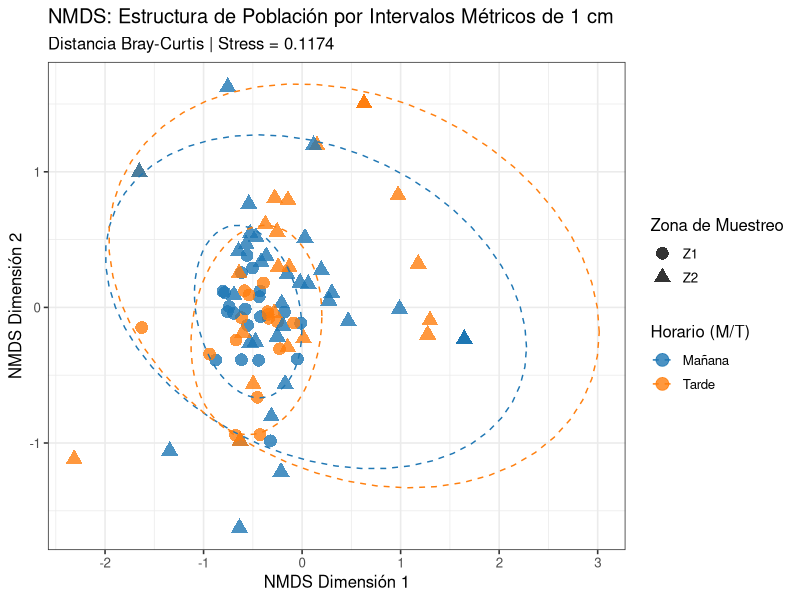
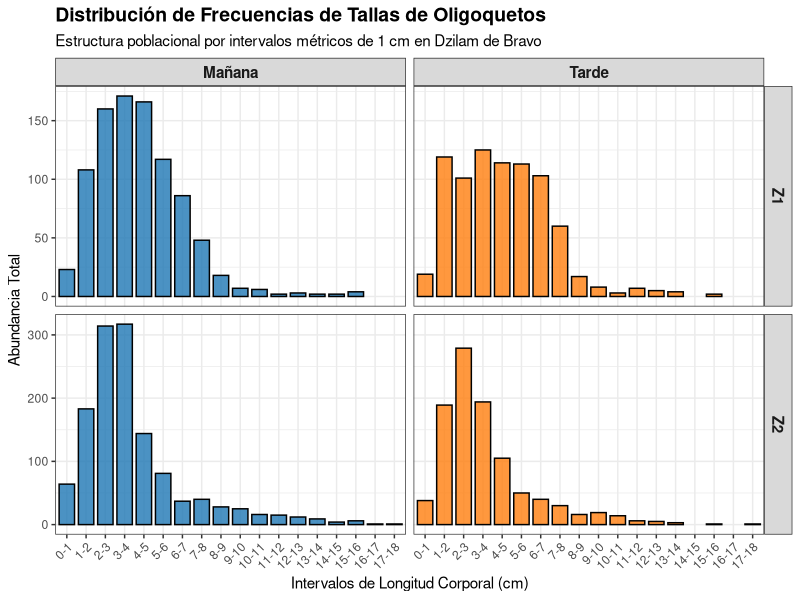
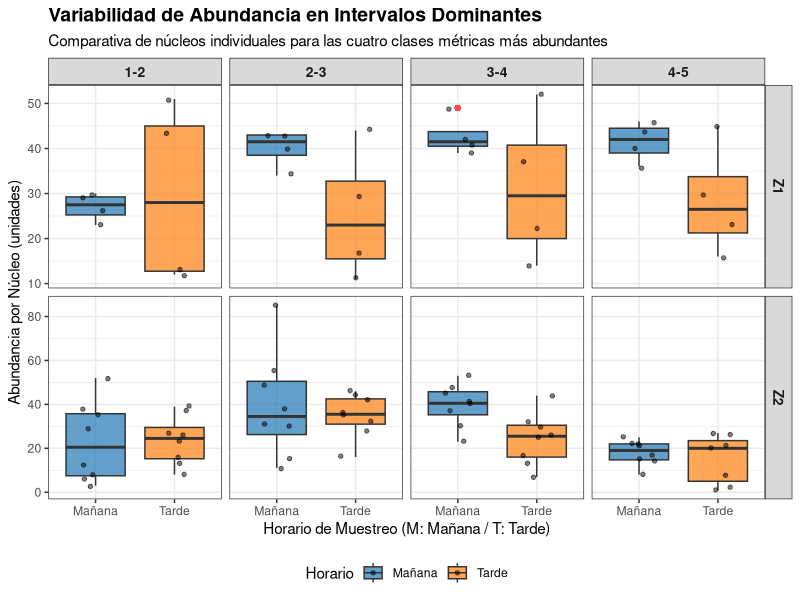

Generate these figures, in order, with R:
## ---- chunk 1
#| echo: false 
library(tidyverse) 
library(vegan) 
library(permute)

PERMANOVA2 <- function(x, factor, distancia = "bray", nperm = 999) {
  library(vegan) # Solo se usa para calcular la matriz de distancia inicial
  
  # 1. Calcular matriz de distancias y convertir a matriz simétrica
  D <- as.matrix(vegdist(x, method = distancia))
  N <- nrow(D)
  
  # 2. Convertir el factor en niveles y obtener tamaños de muestra
  grupo <- as.factor(factor)
  niveles <- levels(grupo)
  a <- length(niveles) # Número de grupos
  
  # Matriz de diseño para identificar qué muestra pertenece a qué grupo
  X_mat <- model.matrix(~ grupo - 1)
  
  # 3. Función interna para calcular la Suma de Cuadrados Total y Entre Grupos
  calcular_F <- function(matriz_D, vec_grupo) {
    # SS Total: Suma de las distancias al cuadrado dividida por N
    SS_total <- sum(matriz_D^2) / (2 * N)
    
    # SS Dentro de grupos (Residual)
    SS_dentro <- 0
    for(g in unique(vec_grupo)) {
      idx <- which(vec_grupo == g)
      n_g <- length(idx)
      if(n_g > 1) {
        SS_dentro <- SS_dentro + (sum(matriz_D[idx, idx]^2) / (2 * n_g))
      }
    }
    
    # SS Entre grupos (Modelo)
    SS_entre <- SS_total - SS_dentro
    
    # Grados de libertad
    df_entre  <- a - 1
    df_dentro <- N - a
    
    # Estadístico Pseudo-F
    MS_entre  <- SS_entre / df_entre
    MS_dentro <- SS_dentro / df_dentro
    pseudo_F  <- MS_entre / MS_dentro
    
    return(c(SS_entre = SS_entre, SS_dentro = SS_dentro, F = pseudo_F, df_e = df_entre, df_d = df_dentro))
  }
  
  # 4. Calcular el valor F observado con los datos reales
  obs <- calcular_F(D, grupo)
  
  # 5. Pruebas de permutación
  set.seed(123) # Para repetibilidad
  F_permutados <- numeric(nperm)
  
  for(i in 1:nperm) {
    grupo_perm <- sample(grupo) # Aleatorizar las etiquetas de los grupos
    res_perm   <- calcular_F(D, grupo_perm)
    F_permutados[i] <- res_perm["F"]
  }
  
  # Calcular el p-valor (proporción de F_perm mayores o iguales al F_obs)
  p_valor <- (sum(F_permutados >= obs["F"]) + 1) / (nperm + 1)
  
  # 6. Construcción de la tabla de resultados (estilo ANOVA)
  tabla_resultados <- data.frame(
    Df = c(obs["df_e"], obs["df_d"], N - 1),
    SumOfSqs = c(obs["SS_entre"], obs["SS_dentro"], obs["SS_entre"] + obs["SS_dentro"]),
    MeanSqs = c(obs["SS_entre"]/obs["df_e"], obs["SS_dentro"]/obs["df_d"], NA),
    F_Model = c(obs["F"], NA, NA),
    Pr_F = c(p_valor, NA, NA)
  )
  rownames(tabla_resultados) <- c("Factor", "Residual", "Total")
  
  return(tabla_resultados)
}

# ==============================================================================
# SCRIPT COMPLETO UNIFICADO (PROCESAMIENTO + ANALISIS)
# ==============================================================================

library(tidyverse)

# 1. Carga y limpieza
datos_originales <- read_csv("BASE DE DATOS PLAYA - 18_05_2026.csv") %>% 
  rename_all(str_trim) %>% 
  mutate(
    ZONA     = str_trim(ZONA), 
    `M/T`    = str_trim(`M/T`), 
    FECHA    = str_trim(FECHA), 
    NUCLEO   = str_trim(NUCLEO), 
    LONGITUD = as.numeric(LONGITUD)
  )

max_longitud    <- max(datos_originales$LONGITUD, na.rm = TRUE)
limite_superior <- ceiling(max_longitud) 

# 2. Intervalos y Matriz
datos_por_intervalos <- datos_originales %>% 
  mutate(
    Intervalo_cm = cut(
      LONGITUD, 
      breaks = seq(0, limite_superior, by = 1), 
      right = FALSE, 
      labels = paste0(seq(0, limite_superior - 1, by = 1), "-", seq(1, limite_superior, by = 1))
    )
  )

matriz_comunidad_intervalos <- datos_por_intervalos %>% 
  group_by(FECHA, ZONA, `M/T`, NUCLEO, Intervalo_cm) %>% 
  summarise(Abundancia = n(), .groups = 'drop') %>% 
  pivot_wider(names_from = Intervalo_cm, values_from = Abundancia, values_fill = 0)

columnas_ordenadas <- sort(colnames(matriz_comunidad_intervalos %>% select(-FECHA, -ZONA, -`M/T`, -NUCLEO)))

metadatos          <- matriz_comunidad_intervalos %>% select(FECHA, ZONA, `M/T`, NUCLEO)
matriz_numerica_cm <- matriz_comunidad_intervalos %>% select(all_of(columnas_ordenadas))
factor_combinado   <- paste(metadatos$ZONA, metadatos$`M/T`, sep = "_")

# 3. Correr Análisis Multivariados
cat("\n=== MATRIZ MULTIVARIADA POR INTERVALOS DE 1 CM ===\n")
print(head(matriz_numerica_cm, 5))

set.seed(123)
nmds_intervalos <- metaMDS(matriz_numerica_cm, distance = "bray", k = 2, trymax = 100)
print(nmds_intervalos)

cat("\n=== RESULTADOS: PERMANOVA2 (Matriz Matemática en R Puro) ===\n")
resultado_custom_intervalos <- PERMANOVA2(
  x = matriz_numerica_cm, 
  factor = factor_combinado, 
  distancia = "bray", 
  nperm = 999
)
print(resultado_custom_intervalos)
  
## ---- chunk 2

#| echo: false

#--------------------------------------------------------------------------------------------
# FIGURA 1: Ordenación bidimensional mediante Escalamiento Multidimensional No Métrico (NMDS)
#--------------------------------------------------------------------------------------------

# 1. Preparación de coordenadas combinando con metadatos
nmds_coords <- as.data.frame(scores(nmds_intervalos, display = "sites")) %>% 
  bind_cols(metadatos)

# 2. Construcción del gráfico NMDS
grafico_nmds <- ggplot(nmds_coords, aes(x = NMDS1, y = NMDS2, color = `M/T`, shape = ZONA)) + 
  geom_point(size = 4, alpha = 0.8) + 
  stat_ellipse(aes(group = interaction(ZONA, `M/T`)), linetype = 2, linewidth = 0.5) + 
  labs(
    title = "NMDS: Estructura de Población por Intervalos Métricos de 1 cm", 
    subtitle = paste("Distancia Bray-Curtis | Stress =", round(nmds_intervalos$stress, 4)), 
    x = "NMDS Dimensión 1", 
    y = "NMDS Dimensión 2", 
    color = "Horario (M/T)", 
    shape = "Zona de Muestreo"
  ) + 
  scale_color_manual(
    values = c("M" = "#1f77b4", "T" = "#ff7f0e"), 
    labels = c("Mañana", "Tarde")
  ) + 
  theme_bw(base_size = 12)

# 3. Mostrar gráfico
print(grafico_nmds)

## ---- chunk 3

#| echo: false
#---------------------------------------------------------------------
# FIGURA 2: Histograma de frecuencias por escenarios espaciotemporales
#---------------------------------------------------------------------

# 1. Preparar los datos en formato largo para ggplot
datos_histograma <- datos_por_intervalos %>% 
  filter(!is.na(Intervalo_cm)) %>% 
  group_by(ZONA, `M/T`, Intervalo_cm) %>% 
  summarise(Abundancia_Total = n(), .groups = 'drop')

# 2. Crear el gráfico con barras por escenario
grafico_histograma <- ggplot(datos_histograma, aes(x = Intervalo_cm, y = Abundancia_Total, fill = `M/T`)) + 
  geom_bar(stat = "identity", color = "black", alpha = 0.8, width = 0.8) + 
  # Dividir el gráfico en páneles por Zona y Horario
  facet_grid(ZONA ~ `M/T`, scales = "free_y", labeller = labeller(`M/T` = c("M" = "Mañana", "T" = "Tarde"))) + 
  labs( 
    title = "Distribución de Frecuencias de Tallas de Oligoquetos", 
    subtitle = "Estructura poblacional por intervalos métricos de 1 cm en Dzilam de Bravo", 
    x = "Intervalos de Longitud Corporal (cm)", 
    y = "Abundancia Total", 
    fill = "Horario" 
  ) + 
  # Colores: azul para mañana y naranja para tarde
  scale_fill_manual(values = c("M" = "#1f77b4", "T" = "#ff7f0e")) + 
  theme_bw(base_size = 11) + 
  theme( 
    plot.title = element_text(face = "bold", size = 14), 
    axis.text.x = element_text(angle = 45, hjust = 1), # Gira las etiquetas de los cm para que no se amontonen 
    strip.text = element_text(face = "bold", size = 11), # Pone los títulos de los cuadros en negrita 
    legend.position = "none" # Quitamos la leyenda porque los paneles ya dicen Mañana y Tarde 
  )

# 3. Ver grafico
print(grafico_histograma)
## ---- chunk 4

#| echo: false

#---------------------------------------------------------------------
# FIGURA 3: Diagrama de cajas (BOXPLOT) por intervalos clave
#---------------------------------------------------------------------

# 1. Identificar automáticamente cuáles son los 4 intervalos con mayor abundancia total
intervalos_top4 <- datos_por_intervalos %>% 
  filter(!is.na(Intervalo_cm)) %>% 
  group_by(Intervalo_cm) %>% 
  summarise(Total = n()) %>% 
  arrange(desc(Total)) %>% 
  slice(1:4) %>% 
  pull(Intervalo_cm)

# 2. Filtrar la matriz original para quedarnos solo con esos 4 intervalos top
datos_boxplot <- datos_por_intervalos %>% 
  filter(Intervalo_cm %in% intervalos_top4) %>% 
  # Contamos cuántos organismos de cada talla cayeron en cada núcleo específico 
  group_by(ZONA, `M/T`, NUCLEO, Intervalo_cm) %>% 
  summarise(Abundancia_Nucleo = n(), .groups = 'drop')

# 3. Crear el gráfico de cajas
grafico_boxplot <- ggplot(datos_boxplot, aes(x = `M/T`, y = Abundancia_Nucleo, fill = `M/T`)) + 
  geom_boxplot(outlier.color = "red", outlier.shape = 16, outlier.size = 2, alpha = 0.7) + 
  # geom_jitter añade los puntos de cada núcleo para ver cómo se distribuyen los datos reales 
  geom_jitter(width = 0.2, alpha = 0.5, color = "black", size = 1.2) + 
  # Dividir por Zona y por Intervalo de Talla 
  facet_grid(ZONA ~ Intervalo_cm, scales = "free_y") + 
  labs( 
    title = "Variabilidad de Abundancia en Intervalos Dominantes", 
    subtitle = "Comparativa de núcleos individuales para las cuatro clases métricas más abundantes", 
    x = "Horario de Muestreo (M: Mañana / T: Tarde)", 
    y = "Abundancia por Núcleo (unidades)", 
    fill = "Horario" 
  ) + 
  scale_fill_manual(values = c("M" = "#1f77b4", "T" = "#ff7f0e"), labels = c("Mañana", "Tarde")) + 
  scale_x_discrete(labels = c("M" = "Mañana", "T" = "Tarde")) + 
  theme_bw(base_size = 11) + 
  theme( 
    plot.title = element_text(face = "bold", size = 14), 
    strip.text = element_text(face = "bold", size = 10), 
    legend.position = "bottom" 
  )

# 4. Ver grafico
print(grafico_boxplot)
